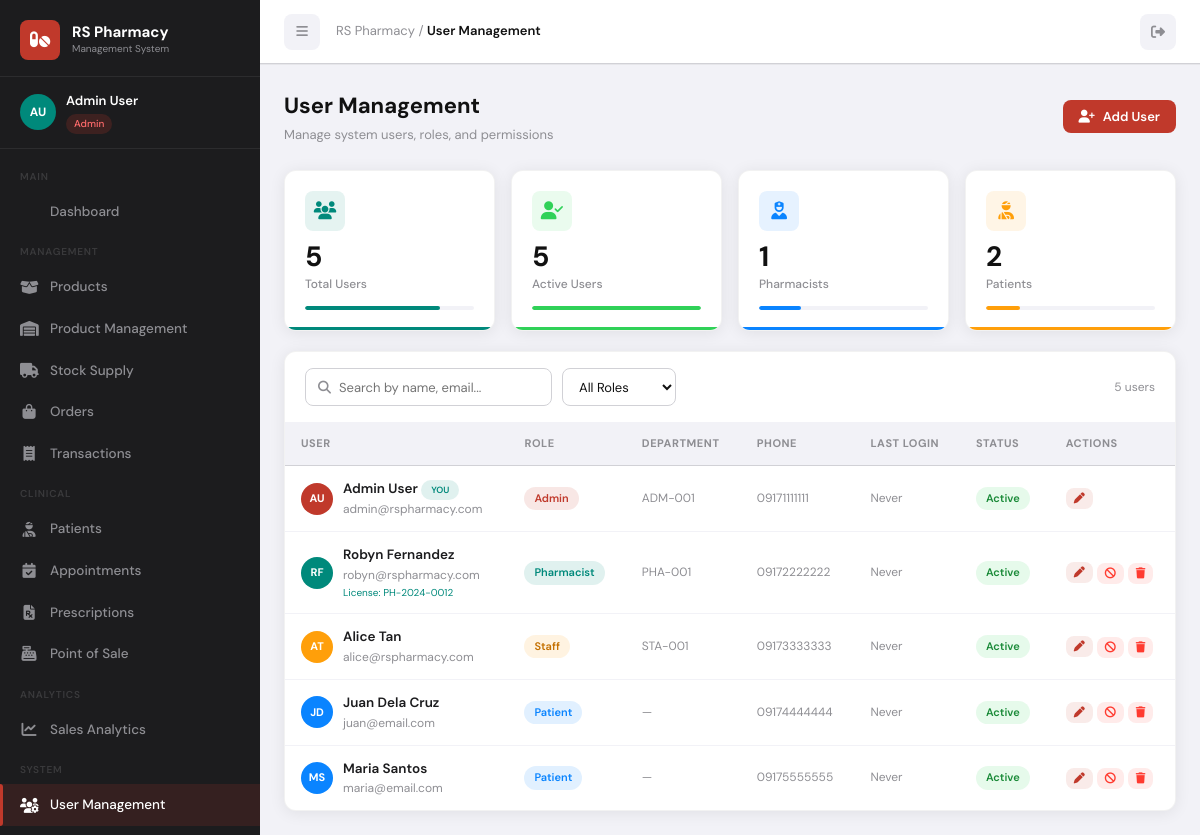
/users.php (signed in), run on the app's committed database.
### tables this page shows
CREATE TABLE IF NOT EXISTS users (
    id INT AUTO_INCREMENT PRIMARY KEY,
    first_name VARCHAR(80) NOT NULL,
    last_name VARCHAR(80) NOT NULL,
    email VARCHAR(150) UNIQUE NOT NULL,
    password VARCHAR(255) NOT NULL,
    role ENUM('admin','pharmacist','staff','patient') DEFAULT 'patient',
    phone VARCHAR(20),
    department_id VARCHAR(20),
    status ENUM('active','inactive') DEFAULT 'active',
    last_login TIMESTAMP NULL,
    session_duration INT DEFAULT 0,
    created_at TIMESTAMP DEFAULT CURRENT_TIMESTAMP,
    updated_at TIMESTAMP DEFAULT CURRENT_TIMESTAMP ON UPDATE CURRENT_TIMESTAMP
);

CREATE TABLE IF NOT EXISTS pharmacists (
    id INT AUTO_INCREMENT PRIMARY KEY,
    user_id INT NOT NULL,
    license_number VARCHAR(50) UNIQUE NOT NULL,
    specialization VARCHAR(100),
    created_at TIMESTAMP DEFAULT CURRENT_TIMESTAMP,
    FOREIGN KEY (user_id) REFERENCES users(id) ON DELETE CASCADE
);

### auth.php (called while the page is built, shortened)
<?php
function getCurrentUser() {
    return [
        'id'         => $_SESSION['user_id'] ?? null,
        'name'       => $_SESSION['user_name'] ?? '',
        'email'      => $_SESSION['user_email'] ?? '',
        'role'       => $_SESSION['user_role'] ?? '',
        'first_name' => $_SESSION['first_name'] ?? '',
        'last_name'  => $_SESSION['last_name'] ?? '',
    ];
}
function sanitize($input) {
    return htmlspecialchars(strip_tags(trim($input)), ENT_QUOTES, 'UTF-8');
}
?>

### users.php (the view, shortened to what this page needs)
<?php
require_once 'includes/auth.php';
$db   = getDB();
$search     = sanitize($_GET['search'] ?? '');
$where = "WHERE 1";
$users = [];
$res = $db->query("SELECT u.*, ph.license_number, ph.specialization FROM users u LEFT JOIN pharmacists ph ON u.id=ph.user_id $where ORDER BY u.created_at DESC");
while ($row = $res->fetch_assoc()) $users[] = $row;
$totalU   = $db->query("SELECT COUNT(*) as c FROM users")->fetch_assoc()['c'];
$activeU  = $db->query("SELECT COUNT(*) as c FROM users WHERE status='active'")->fetch_assoc()['c'];
$pharmacU = $db->query("SELECT COUNT(*) as c FROM users WHERE role='pharmacist'")->fetch_assoc()['c'];
$patientU = $db->query("SELECT COUNT(*) as c FROM users WHERE role='patient'")->fetch_assoc()['c'];
?>
<!DOCTYPE html>
<html lang="en">
<head>
    <link rel="stylesheet" href="https://cdnjs.cloudflare.com/ajax/libs/font-awesome/6.5.0/css/all.min.css">
    <link rel="stylesheet" href="assets/css/style.css">
</head>
<body>
<div class="app-wrapper">
    <?php include 'includes/sidebar.php'; ?>
    <div class="main-content">
        <div class="topbar">
            <div class="topbar-left">
                <button class="topbar-btn" onclick="toggleSidebar()"><i class="fas fa-bars"></i></button>
                <div class="page-breadcrumb">RS Pharmacy / <span>User Management</span></div>
            </div>
            <div class="topbar-right">
                <a href="./logout.php" class="topbar-btn"><i class="fas fa-sign-out-alt"></i></a>
            </div>
        </div>
        <div class="page-content">
            <div class="page-header">
                <div><div class="page-title">User Management</div><div class="page-subtitle">Manage system users, roles, and permissions</div></div>
                <button class="btn btn-primary" onclick="openUserModal()"><i class="fas fa-user-plus"></i> Add User</button>
            </div>
            <div class="stat-grid stat-grid-4" style="margin-bottom:20px;">
                <div class="stat-card teal"><div class="stat-icon teal"><i class="fas fa-users"></i></div><div class="stat-value"><?=$totalU?></div><div class="stat-label">Total Users</div><div class="stat-progress"><div class="stat-progress-bar teal" style="width:80%"></div></div></div>
                <div class="stat-card green"><div class="stat-icon green"><i class="fas fa-user-check"></i></div><div class="stat-value"><?=$activeU?></div><div class="stat-label">Active Users</div><div class="stat-progress"><div class="stat-progress-bar green" style="width:<?=min(100,$totalU>0?$activeU/$totalU*100:0)?>%"></div></div></div>
                <div class="stat-card blue"><div class="stat-icon blue"><i class="fas fa-user-nurse"></i></div><div class="stat-value"><?=$pharmacU?></div><div class="stat-label">Pharmacists</div><div class="stat-progress"><div class="stat-progress-bar blue" style="width:<?=min(100,$pharmacU*25)?>%"></div></div></div>
                <div class="stat-card orange"><div class="stat-icon orange"><i class="fas fa-user-injured"></i></div><div class="stat-value"><?=$patientU?></div><div class="stat-label">Patients</div><div class="stat-progress"><div class="stat-progress-bar orange" style="width:<?=min(100,$patientU*10)?>%"></div></div></div>
            </div>
            <div class="table-wrapper">
                <div class="table-toolbar">
                    <div class="table-toolbar-left">
                        <div class="search-bar"><i class="fas fa-search"></i><input type="text" id="userSearch" placeholder="Search by name, email..." value="<?=htmlspecialchars($search)?>"></div>
                        <select class="filter-select" id="roleFilter">
                            <option value="">All Roles</option>
                        </select>
                    </div>
                    <div class="table-toolbar-right">
                        <span class="text-muted"><?=count($users)?> users</span>
                    </div>
                </div>
                <div class="table-responsive">
                    <table id="usersTable">
                        <thead>
                            <tr>
                                <th>User</th>
                                <th>Role</th>
                                <th>Department</th>
                                <th>Phone</th>
                                <th>Last Login</th>
                                <th>Status</th>
                                <th>Actions</th>
                            </tr>
                        </thead>
                        <tbody>
                            <?php foreach ($users as $u):
                                $roleColors = ['admin'=>'primary','pharmacist'=>'teal','staff'=>'warning','patient'=>'info'];
                                $roleColor  = $roleColors[$u['role']] ?? 'gray';
                                $isSelf     = $u['id'] == $user['id'];
                            ?>
                            <tr>
                                <td>
                                    <div style="display:flex;align-items:center;gap:10px;">
                                        <div class="avatar" style="background:<?=['admin'=>'var(--primary)','pharmacist'=>'var(--teal)','staff'=>'var(--warning)','patient'=>'var(--info)'][$u['role']]??'var(--gray)'?>;"><?=strtoupper(substr($u['first_name'],0,1).substr($u['last_name'],0,1))?></div>
                                        <div>
                                            <div style="font-weight:600;"><?=sanitize($u['first_name'].' '.$u['last_name'])?> <?=$isSelf?'<span class="badge badge-teal" style="font-size:9px;">YOU</span>':''?></div>
                                            <div class="text-muted"><?=sanitize($u['email'])?></div>
                                            <?php if($u['role']==='pharmacist' && $u['license_number']): ?><div style="font-size:10px;color:var(--teal);">License: <?=sanitize($u['license_number'])?></div><?php endif; ?>
                                        </div>
                                    </div>
                                </td>
                                <td><span class="badge badge-<?=$roleColor?>"><?=ucfirst($u['role'])?></span></td>
                                <td class="text-muted"><?=sanitize($u['department_id']??'—')?></td>
                                <td class="text-muted"><?=sanitize($u['phone']??'—')?></td>
                                <td class="text-muted"><?=$u['last_login']?formatDateTime($u['last_login']):'Never'?></td>
                                <td>
                                    <span class="badge badge-<?=$u['status']==='active'?'success':'gray'?>"><?=ucfirst($u['status'])?></span>
                                </td>
                                <td>
                                    <div class="action-links">
                                        <button class="action-link action-edit" onclick='editUser(<?=json_encode($u, JSON_HEX_APOS|JSON_HEX_QUOT|JSON_HEX_TAG|JSON_HEX_AMP)?>)'><i class="fas fa-pen"></i></button>
                                        <?php if (!$isSelf): ?>
                                        <form method="POST" style="display:inline;">
                                            <button type="submit" class="action-link <?=$u['status']==='active'?'action-reject':'action-approve'?>">
                                                <i class="fas fa-<?=$u['status']==='active'?'ban':'check'?>"></i>
                                            </button>
                                        </form>
                                        <form method="POST" style="display:inline;" onsubmit="return confirm('Delete user <?=sanitize($u['first_name'])?>?')">
                                            <button type="submit" class="action-link action-delete"><i class="fas fa-trash"></i></button>
                                        </form>
                                        <?php endif; ?>
                                    </div>
                                </td>
                            </tr>
                            <?php endforeach; ?>
                        </tbody>
                    </table>
                </div>
            </div>
        </div>
    </div>
</div>
</body>
</html>

### sidebar.php (shortened to what this page needs)
<?php
$user = getCurrentUser();
$currentPage = basename($_SERVER['PHP_SELF'], '.php');
?>
<nav class="sidebar" id="sidebar">
    <div class="sidebar-brand">
        <div class="brand-logo">
            <i class="fas fa-pills"></i>
        </div>
        <div class="brand-text">
            <span class="brand-name">RS Pharmacy</span>
            <span class="brand-sub">Management System</span>
        </div>
    </div>
    <div class="sidebar-user">
        <div class="user-avatar">
            <?= strtoupper(substr($user['first_name'], 0, 1) . substr($user['last_name'], 0, 1)) ?>
        </div>
        <div class="user-info">
            <span class="user-name"><?= sanitize($user['first_name'] . ' ' . $user['last_name']) ?></span>
            <span class="user-role badge-role-<?= $user['role'] ?>"><?= ucfirst($user['role']) ?></span>
        </div>
    </div>
    <div class="sidebar-nav">
        <div class="nav-section-label">Main</div>
        <a href="dashboard.php" class="nav-item <?= $currentPage === 'dashboard' ? 'active' : '' ?>">
            <i class="fas fa-chart-grid-2"></i><span>Dashboard</span>
        </a>
        <?php if ($user['role'] === 'admin'): ?>
        <div class="nav-section-label">Management</div>
        <a href="products.php" class="nav-item <?= $currentPage === 'products' ? 'active' : '' ?>">
            <i class="fas fa-box-open"></i><span>Products</span>
        </a>
        <a href="inventory.php" class="nav-item <?= $currentPage === 'inventory' ? 'active' : '' ?>">
            <i class="fas fa-warehouse"></i><span>Product Management</span>
        </a>
        <a href="stock_supply.php" class="nav-item <?= $currentPage === 'stock_supply' ? 'active' : '' ?>">
            <i class="fas fa-truck"></i><span>Stock Supply</span>
        </a>
        <a href="orders.php" class="nav-item <?= $currentPage === 'orders' ? 'active' : '' ?>">
            <i class="fas fa-shopping-bag"></i><span>Orders</span>
        </a>
        <a href="transactions.php" class="nav-item <?= $currentPage === 'transactions' ? 'active' : '' ?>">
            <i class="fas fa-receipt"></i><span>Transactions</span>
        </a>
        <div class="nav-section-label">Clinical</div>
        <a href="patients.php" class="nav-item <?= $currentPage === 'patients' ? 'active' : '' ?>">
            <i class="fas fa-user-injured"></i><span>Patients</span>
        </a>
        <a href="appointments.php" class="nav-item <?= $currentPage === 'appointments' ? 'active' : '' ?>">
            <i class="fas fa-calendar-check"></i><span>Appointments</span>
        </a>
        <a href="prescriptions.php" class="nav-item <?= $currentPage === 'prescriptions' ? 'active' : '' ?>">
            <i class="fas fa-file-prescription"></i><span>Prescriptions</span>
        </a>
        <a href="pos.php" class="nav-item <?= $currentPage === 'pos' ? 'active' : '' ?>">
            <i class="fas fa-cash-register"></i><span>Point of Sale</span>
        </a>
        <div class="nav-section-label">Analytics</div>
        <a href="sales_analytics.php" class="nav-item <?= $currentPage === 'sales_analytics' ? 'active' : '' ?>">
            <i class="fas fa-chart-line"></i><span>Sales Analytics</span>
        </a>
        <div class="nav-section-label">System</div>
        <a href="users.php" class="nav-item <?= $currentPage === 'users' ? 'active' : '' ?>">
            <i class="fas fa-users-cog"></i><span>User Management</span>
        </a>
        <a href="audit_logs.php" class="nav-item <?= $currentPage === 'audit_logs' ? 'active' : '' ?>">
        </a>
        <?php endif; ?>
    </div>
</nav>

### data on the page
users: first_name+last_name "AU", first_name+last_name "Admin User", role "Admin", shows "YOU", email "admin@rspharmacy.com", department "ADM-001", phone "09171111111", shows "Never", status "Active"
pharmacists: user.last_name "RF", user.last_name "Robyn Fernandez", user.email "robyn@rspharmacy.com", license_number "PH-2024-0012", user.role "Pharmacist", user.department_id "PHA-001", user.phone "09172222222", user.status "Active"
users: first_name+last_name "AT", first_name+last_name "Alice Tan", email "alice@rspharmacy.com", role "Staff", department "STA-001", phone "09173333333", shows "Never", status "Active"
users: first_name+last_name "JD", first_name+last_name "Juan Dela Cruz", email "juan@email.com", role "Patient", department "—", phone "09174444444", shows "Never", status "Active"
users: first_name+last_name "MS", first_name+last_name "Maria Santos", email "maria@email.com", role "Patient", department "—", phone "09175555555", shows "Never", status "Active"

### other printed values
$totalU "5"
$activeU "5"
$pharmacU "1"
$patientU "2"
count($users) "5"
